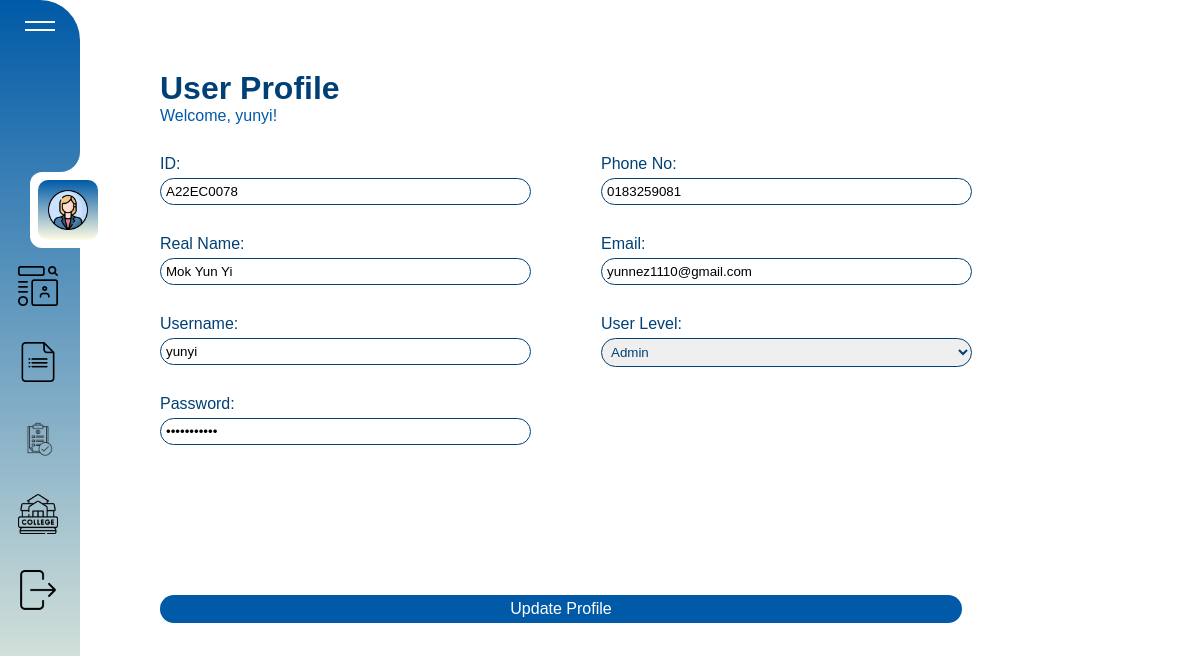
/admin_profile.php (signed in), run on the app's committed database.
### tables this page shows
CREATE TABLE users (
    id VARCHAR(50) PRIMARY KEY,
    username VARCHAR(50) NOT NULL UNIQUE,
    password VARCHAR(255) NOT NULL,
    real_name VARCHAR(100) NOT NULL,
    phone VARCHAR(20),
    email VARCHAR(100),
    user_level ENUM('student', 'admin', 'accommodation_manager') NOT NULL
);

### admin_profile.php (the view, shortened to what this page needs)
<?php
include 'db_connect.php';
function getUserDetails($conn, $user_id) {
    $sql = "SELECT * FROM users WHERE id = ?";
    $stmt = $conn->prepare($sql);
    $stmt->bind_param('s', $user_id);
    $stmt->execute();
    $result = $stmt->get_result();
    if ($result->num_rows > 0) {
        return $result->fetch_assoc();
    } else {
        return null;
    }
}
$user_id = $_SESSION['user_id'];
$user = getUserDetails($conn, $user_id);
?>
<!DOCTYPE html>
<html lang="en">
<head>
    <link rel="stylesheet" href="style.css">
</head>
<body>
    <?php include 'admin_header.php'; ?>
    <div class="main-content">
        <div class="title">
            <h1>User Profile</h1>
            <p>Welcome, <?php echo htmlspecialchars($user['username']); ?>!</p>
        </div>
        <div class="profile-form">
            <form action="" method="POST">
                <div class="input-group">
                    <label for="id">ID:</label>
                    <input type="text" id="id" name="id" value="<?php echo htmlspecialchars($user['id']); ?>" readonly>
                    <label for="real_name">Real Name:</label>
                    <input type="text" id="real_name" name="real_name" value="<?php echo htmlspecialchars($user['real_name']); ?>" readonly>
                    <label for="username">Username:</label>
                    <input type="text" id="username" name="username" value="<?php echo htmlspecialchars($user['username']); ?>" required>
                    <label for="password">Password:</label>
                    <input type="password" id="password" name="password" value="<?php echo htmlspecialchars($user['password']); ?>"required>
                </div>
                <div class="input-group">
                    <label for="phone">Phone No:</label>
                    <input type="text" id="phone" name="phone" value="<?php echo htmlspecialchars($user['phone']); ?>">
                    <label for="email">Email:</label>
                    <input type="email" id="email" name="email" value="<?php echo htmlspecialchars($user['email']); ?>">
                    <label for="user_level">User Level:</label>
                    <select id="user_level" name="user_level">
                        <option value="admin" <?php if ($user['user_level'] == 'admin') echo 'selected'; ?>>Admin</option>
                    </select>
                </div>
                <button type="submit" name="update_user">Update Profile</button>
            </form>
        </div>
    </div>
</body>
</html>

### style.css (style rules this page uses)
body { font-family: Arial, sans-serif; background-color: #fff; margin: 0; padding: 20px; }
.main-content { margin-left: 140px; transition: margin-left 0.3s ease; }
.title { margin-top:50px; padding-bottom: 30px; }
.title h1 { color: #004076; }
.title p { color:#005aa7; }
button { background-color: #005aa7; color: white; border: none; border-radius: 20px; cursor: pointer; font-size: 16px; padding:5px 15px; margin-right:10px; }
.modal-content input[type=text], input[type=password], input[type=email], select, input[type=number] { margin:10px; padding:5px; border: 1px solid #004076; border-radius: 20px; }

### menuStyle.css (style rules this page uses)
* { margin: 0; padding: 0; box-sizing: border-box; }
body { height: 100%; background-color: #fff; }

### admin_profile.php (style rules this page uses)
.main-content { width:70%; }
.profile-form form { display: grid; grid-template-columns: repeat(2, 1fr); gap: 70px; }
.profile-form .input-group { display: flex; flex-direction: column; }
.profile-form .input-group label, .profile-form .input-group select { margin: 0 0 5px 0; color: #004076; }
.profile-form .input-group input { margin:0 0 30px 0; }
.profile-form input[type=text], input[type=password], input[type=email], select, input[type=number] { padding:5px; border: 1px solid #004076; border-radius: 20px; }
.profile-form button { margin-top:50px; grid-column: span 2; }

### data on the page
users: username "yunyi", id "A22EC0078", real_name "Mok Yun Yi", phone "0183259081", email "yunnez1110@gmail.com", user_level "Admin"
